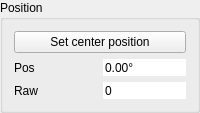
        <widget class="QGroupBox" name="groupBox_6">
         <property name="sizePolicy">
          <sizepolicy hsizetype="Preferred" vsizetype="Preferred">
           <horstretch>0</horstretch>
           <verstretch>0</verstretch>
          </sizepolicy>
         </property>
         <property name="title">
          <string>Position</string>
         </property>
         <layout class="QGridLayout" name="gridLayout_8">
          <item row="1" column="0">
           <widget class="QLabel" name="label_10">
            <property name="text">
             <string>Pos</string>
            </property>
           </widget>
          </item>
          <item row="0" column="0" colspan="2">
           <widget class="QPushButton" name="pushButton_center">
            <property name="toolTip">
             <string>&lt;html&gt;&lt;head/&gt;&lt;body&gt;&lt;p&gt;Zero the axis (Center)&lt;/p&gt;&lt;/body&gt;&lt;/html&gt;</string>
            </property>
            <property name="text">
             <string>Set center position</string>
            </property>
           </widget>
          </item>
          <item row="2" column="0">
           <widget class="QLabel" name="label_11">
            <property name="text">
             <string>Raw</string>
            </property>
           </widget>
          </item>
          <item row="1" column="1">
           <widget class="QDoubleSpinBox" name="doubleSpinBox_curdeg">
            <property name="enabled">
             <bool>true</bool>
            </property>
            <property name="frame">
             <bool>false</bool>
            </property>
            <property name="readOnly">
             <bool>true</bool>
            </property>
            <property name="buttonSymbols">
             <enum>QAbstractSpinBox::ButtonSymbols::NoButtons</enum>
            </property>
            <property name="keyboardTracking">
             <bool>false</bool>
            </property>
            <property name="prefix">
             <string/>
            </property>
            <property name="suffix">
             <string>°</string>
            </property>
            <property name="minimum">
             <double>-9223372036854775808.000000000000000</double>
            </property>
            <property name="maximum">
             <double>9223372036854775808.000000000000000</double>
            </property>
            <property name="value">
             <double>0.000000000000000</double>
            </property>
           </widget>
          </item>
          <item row="2" column="1">
           <widget class="QSpinBox" name="spinBox_curpos">
            <property name="frame">
             <bool>false</bool>
            </property>
            <property name="readOnly">
             <bool>true</bool>
            </property>
            <property name="buttonSymbols">
             <enum>QAbstractSpinBox::ButtonSymbols::NoButtons</enum>
            </property>
            <property name="keyboardTracking">
             <bool>false</bool>
            </property>
            <property name="minimum">
             <number>-1999999999</number>
            </property>
            <property name="maximum">
             <number>1999999999</number>
            </property>
            <property name="value">
             <number>0</number>
            </property>
           </widget>
          </item>
         </layout>
        </widget>
